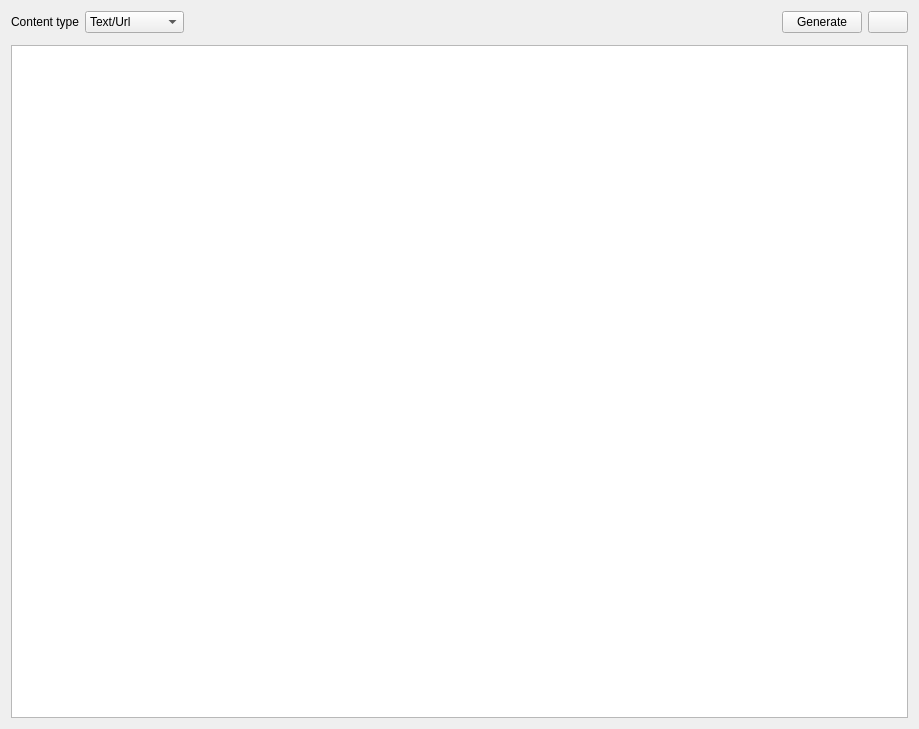
<?xml version="1.0" encoding="UTF-8"?>
<ui version="4.0">
 <class>QrCodeGenerator</class>
 <widget class="QWidget" name="QrCodeGenerator">
  <property name="geometry">
   <rect>
    <x>0</x>
    <y>0</y>
    <width>919</width>
    <height>729</height>
   </rect>
  </property>
  <property name="windowTitle">
   <string>Form</string>
  </property>
  <property name="locale">
   <locale language="English" country="UnitedStates"/>
  </property>
  <layout class="QVBoxLayout" name="verticalLayout" stretch="0,0,1">
   <item>
    <layout class="QHBoxLayout" name="horizontalLayout">
     <item>
      <widget class="QLabel" name="label">
       <property name="text">
        <string>Content type</string>
       </property>
      </widget>
     </item>
     <item>
      <widget class="QComboBox" name="comboBox">
       <item>
        <property name="text">
         <string>Text/Url</string>
        </property>
       </item>
       <item>
        <property name="text">
         <string>Wifi Network</string>
        </property>
       </item>
       <item>
        <property name="text">
         <string>Contact</string>
        </property>
       </item>
      </widget>
     </item>
     <item>
      <widget class="QLabel" name="errorLabel">
       <property name="text">
        <string/>
       </property>
      </widget>
     </item>
     <item>
      <spacer name="horizontalSpacer">
       <property name="orientation">
        <enum>Qt::Orientation::Horizontal</enum>
       </property>
       <property name="sizeHint" stdset="0">
        <size>
         <width>40</width>
         <height>20</height>
        </size>
       </property>
      </spacer>
     </item>
     <item>
      <widget class="QPushButton" name="generateButton">
       <property name="text">
        <string>Generate</string>
       </property>
      </widget>
     </item>
     <item>
      <widget class="QPushButton" name="saveButton">
       <property name="toolTip">
        <string>Save as</string>
       </property>
       <property name="text">
        <string/>
       </property>
       <property name="icon">
        <iconset theme="QIcon::ThemeIcon::DocumentSaveAs"/>
       </property>
      </widget>
     </item>
    </layout>
   </item>
   <item>
    <widget class="QStackedWidget" name="stackedWidget"/>
   </item>
   <item>
    <widget class="QGraphicsView" name="output"/>
   </item>
  </layout>
 </widget>
 <resources/>
 <connections/>
</ui>
